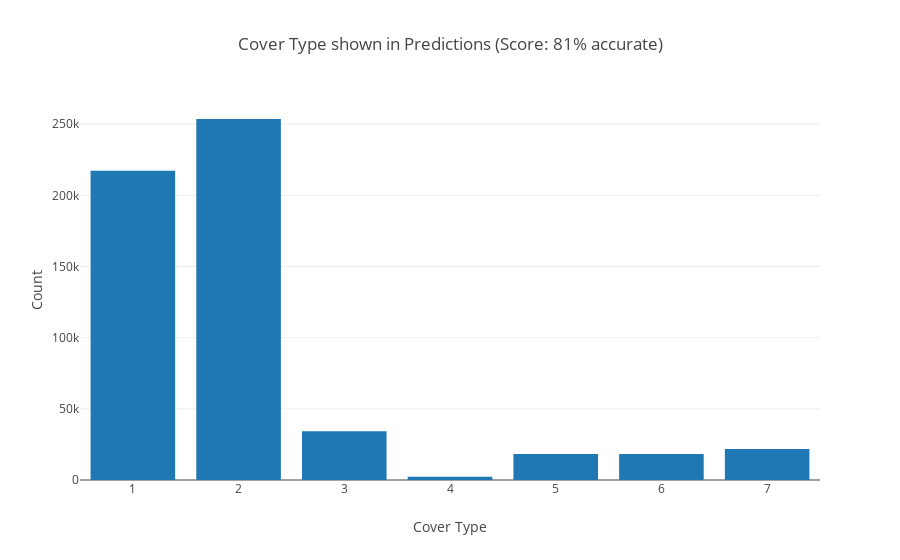

Notebook source saved alongside this figure:
### Markdown cell above
### Predictions

### Code cell
vc = predictions["Cover_Type"].value_counts()

trace = go.Bar(
    x=vc.index,
    y=vc.values,
)

layout = go.Layout(
    title   = "Cover Type shown in Predictions (Score: 81% accurate)",
    xaxis   = dict(title = "Cover Type"),
    yaxis   = dict(title = "Count")
)

fig = go.Figure(data=[trace], layout=layout)
iplot(fig);

### Figure 1 — Plotly figure (JSON) as saved in the notebook; plotly's stock layout.template omitted (floating-point values rounded to 4 significant figures)
{"data": [{"type": "bar", "x": [2, 1, 3, 7, 6, 5, 4], "y": [253621, 217307, 34269, 21782, 18303, 18279, 2331]}], "layout": {"title": "Cover Type shown in Predictions (Score: 81% accurate)", "xaxis": {"title": "Cover Type"}, "yaxis": {"title": "Count"}}}
